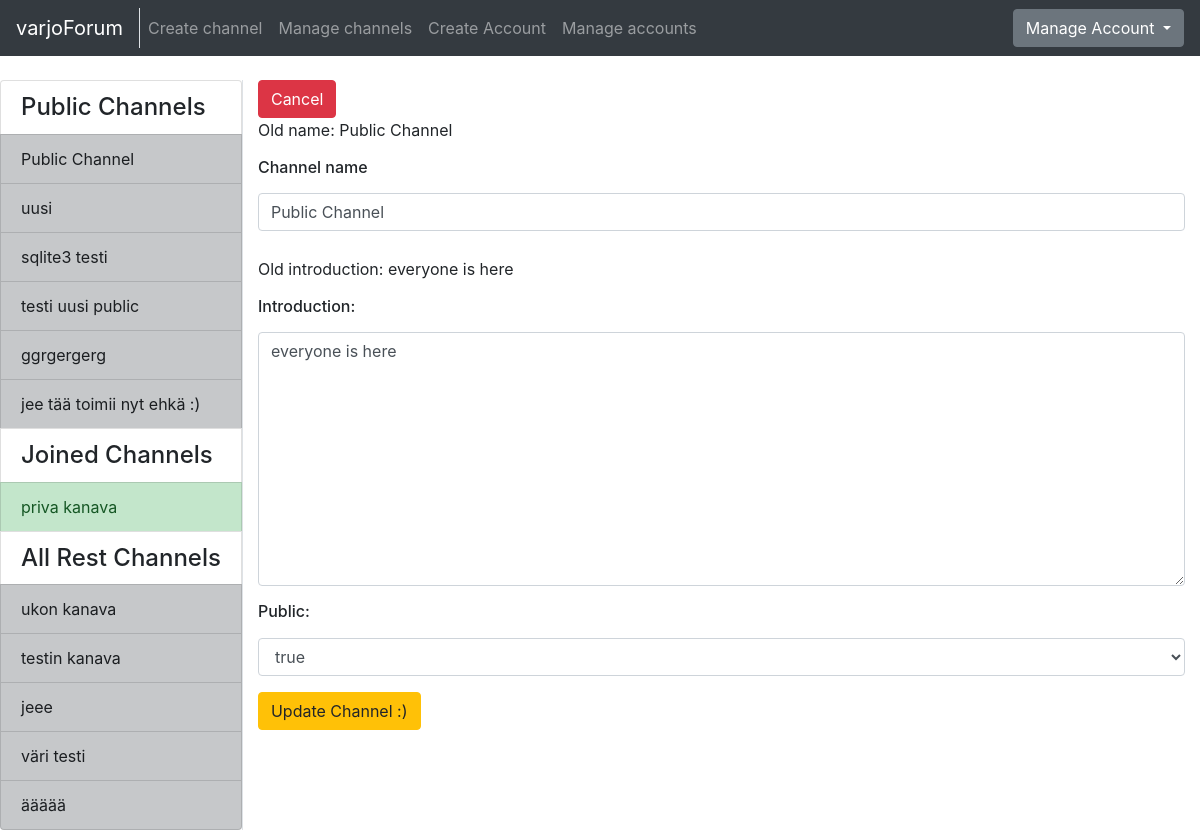
/channels/1/update/ (signed in), run on the app's committed database.
### application/channels/models.py (models this page shows, shortened)
class Channel(Base):
    name = db.Column(db.String(144), nullable=False)
    introduction = db.Column(db.Text, nullable=False)
    master_id = db.Column(db.Integer, nullable=False)
    public = db.Column(db.Boolean, nullable=False)
    messages = db.relationship("Message", backref='Channel', lazy=True)
    accounts = db.relationship('Account', secondary=accounts, lazy='subquery',
        backref=db.backref('channels', lazy=True))
    @staticmethod
    def get_my_channels(account_id):
        stmt = text("SELECT Channel.id, Channel.name, Channel.master_id"
                    " FROM Channel, Account, Accounts"
                    " WHERE Channel.id = Accounts.channel_id"
                    " AND Channel.public = False"
                    " AND Account.id = Accounts.account_id"
                    " AND Account.id = :account_id"
                    " ORDER BY Channel.name").params(account_id=account_id)
        res = db.engine.execute(stmt)
        response = []
        for row in res:
            response.append({"channel_id":row[0], "channel_name":row[1], "master_id":row[2]})
        return response
    @staticmethod
    def get_channels_where_not_in(account_id):
        stmt = text("SELECT channel.id, channel.name, channel.public"
                    " FROM Channel"
                    " WHERE Channel.id NOT IN ("
                        " SELECT Channel.id"
                            " FROM Channel, Account, Accounts"
                            " WHERE Channel.id = Accounts.channel_id"
                            " AND Account.id = Accounts.account_id"
                            " AND Account.id = :account_id"
                            " )").params(account_id=account_id)
        res = db.engine.execute(stmt)
        response = []
        for row in res:
            response.append({"id":row[0], "name":row[1], "public":row[2]})
        return response
    @staticmethod
    def get_all_publics():
        stmt = text("SELECT Channel.id, Channel.name"
                    " FROM Channel"
                    " WHERE Channel.public = True")
        res = db.engine.execute(stmt)
        response = []
        for row in res:
            response.append({"id":row[0], "name":row[1]})
        return response

### application/channels/views.py (the view)
@app.route("/channels/<channel_id>/update/", methods=["GET"])
@login_required
def channel_change(channel_id):
    return render_template("channels/update.html", channel = Channel.query.get(channel_id),
        channelform = ChannelForm(), my_channels=Channel.get_my_channels(current_user.id),
        all_channels=Channel.get_channels_where_not_in(current_user.id),
        public_channels=Channel.get_all_publics())

### application/channels/forms.py
class ChannelForm(FlaskForm):
    name = TextField("Channel name", [validators.Length(min=2), validators.DataRequired()])
    introduction = TextAreaField("Introduction", [validators.Length(min=2), validators.DataRequired()])
    public = SelectField("Public", choices=[('true', 'true'), ('false', 'false')])
    class Meta:
        csrf = False

### application/__init__.py (called while the page is built)
@login_manager.user_loader
def load_user(account_id):
  return Account.query.get(account_id)

### application/templates/channels/update.html (shortened to what this page needs)
{% extends "layout.html" %}
{% block body %}
<div class="row">
  <div class="col">
    <a href="{{ url_for('one_channel_index', channel_id=channel.id, sort='first') }}">
      <button type="submit" class="btn btn-danger">Cancel</button>
    </a>
  </div>
</div>
<div class="row">
  <div class="col">
    <p>Old name: {{ channel.name }}</p>
  </div>
</div>
<div class="row">
  <div class="col">
    <form method="POST" action="{{ url_for('channel_update', channel_id=channel.id) }}" name="channelform">
      <div class="form-group">
        <h6>{{ channelform.name.label }}</h6>
        {{ channelform.name(class="form-control", value=channel.name) }}
        <p style="padding-top: 10px">Old introduction: {{ channel.introduction }}</p>
        <h6 >{{ channelform.introduction.label }}:</h6>
        {% set f = channelform.introduction.process_data(channel.introduction) %}
        {{ channelform.introduction(class="form-control", rows=10) }}
        <h6 >{{ channelform.public.label }}:</h6>
        {{ channelform.public(class="form-control") }}
      </div>
      <button type="submit" class="btn btn-warning" >Update Channel :)</button>
    </form>
  </div>
</div>
{% endblock %}

### application/templates/layout.html (shortened to what this page needs)
<!DOCTYPE html>
  <html>
    <head>
      <link rel="stylesheet" href="https://maxcdn.bootstrapcdn.com/bootstrap/4.0.0/css/bootstrap.min.css">
    </head>
    <body>
      <nav class="navbar navbar-expand-md navbar-dark bg-dark mb-4">
        <div class="border-right">
          <a class="navbar-brand" href="{{ url_for('index') }}">varjoForum</a>
        </div>
        <div class="collapse navbar-collapse" id="navbarCollapse">
          <ul class="navbar-nav mr-auto">
            {% if current_user.is_authenticated %}
              <li class="nav-item">
                <a class="nav-link" href="{{ url_for('channels_create') }}">Create channel</a>
              </li>
            {% endif %}
            {% if current_user.admin == True %}
              <li class="nav-item">
                <a href="{{ url_for('channel_manager') }}" class="nav-link">Manage channels</a>
              </li>
              <li class="nav-item">
                <a href="{{ url_for('account_create') }}" class="nav-link">Create Account</a>
              </li>
              <li class="nav-item">
                <a class="nav-link" href="{{ url_for('account_list') }}">Manage accounts</a>
              </li>
            {% endif %}
          </ul>
            {% if current_user.is_authenticated %}
            <div class="btn-group">
              <button type="button" class="btn btn-secondary dropdown-toggle" data-toggle="dropdown" aria-haspopup="true" aria-expanded="false">
                  Manage Account
              </button>
            </div>
            {% else %}
            <a class="btn btn-success" href="{{ url_for('auth_login') }}">Login</a>
            {% endif %}
        </div>
      </nav>
      <div class="container-fluid" >
        <div class="row">
            <div class="border-right">
              <div class="col-sx" >
                <div style="float: left">
                  <div class="list-group">
                  {% if current_user.is_authenticated %}
                    <h4 class="list-group-item">Public Channels</h4>
                    {% for public in public_channels %}
                      <a href="{{ url_for('one_channel_index', channel_id=public.id, sort='first') }}"
                          class="list-group-item list-group-item-action list-group-item-dark">
                        {{ public.name }}
                      </a>
                    {% endfor %}
                    {% if my_channels %}
                      <h4 class="list-group-item">Joined Channels</h4>
                    {% endif %}
                    {% for my_channel in my_channels %}
                      {% if my_channel.master_id == current_user.id %}
                      <a href="{{ url_for('one_channel_index', channel_id=my_channel.channel_id, sort='first') }}"
                          class="list-group-item list-group-item-action list-group-item-success">
                        {{ my_channel.channel_name }}
                      </a>
                      {% else %}
                      <a href="{{ url_for('one_channel_index', channel_id=my_channel.channel_id, sort='first') }}"
                          class="list-group-item list-group-item-action list-group-item-dark">
                        {{ my_channel.channel_name }}
                      </a>
                      {% endif %}
                    {% endfor %}
                    <h4 class="list-group-item">All Rest Channels</h4>
                {% else %}
                {% if all_channels %}
                <h4 class="list-group-item">All Channels</h4>
                {% endif %}
                {% endif %}
                {% for channel in all_channels %}
                  {% if channel.public == False %}
                  <a href="{{ url_for('one_channel_index', channel_id=channel.id, sort='first') }}"
                      class="list-group-item list-group-item-action list-group-item-dark">
                    {{ channel.name }}
                  </a>
                  {% endif %}
                {% endfor %}
              </div>
              </div>
              </div>
          </div>
          <div class="col">
            {% block body %}{% endblock %}
          </div>
        </div>
    </body>
  </html>

### data on the page
Channel: name "Public Channel", introduction "everyone is here", public "true"
Channel: name "uusi"
Channel: name "sqlite3 testi"
Channel: name "testi uusi public"
Channel: name "ggrgergerg"
Channel: name "jee tää toimii nyt ehkä :)"
Channel: channel_name "priva kanava"
Channel: name "ukon kanava"
Channel: name "testin kanava"
Channel: name "jeee"
Channel: name "väri testi"
Channel: name "äääää"

### other printed values
{{ channelform.name.label }} "Channel name"
{{ channelform.introduction.label }} "Introduction"
{{ channelform.public.label }} "Public"
